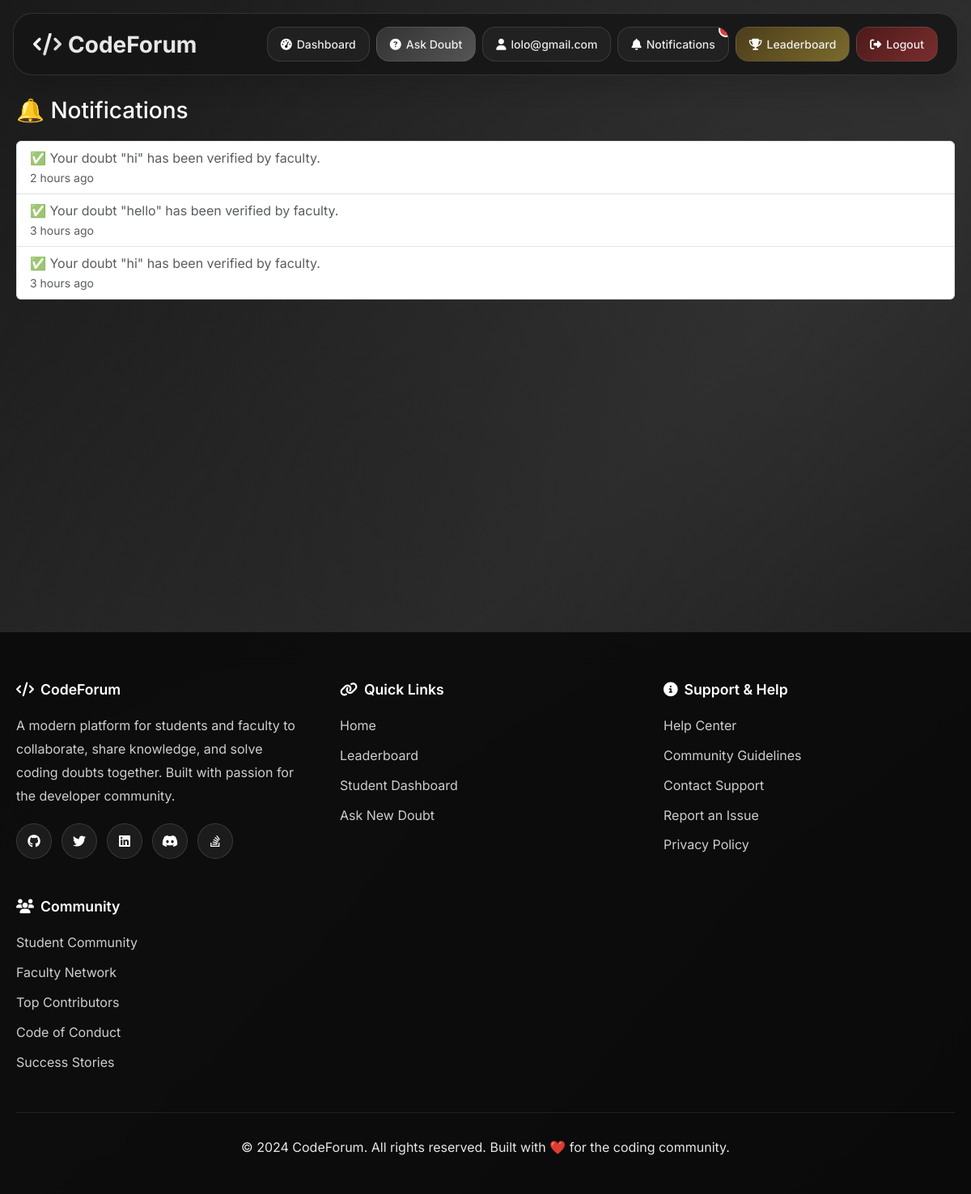
The app's page /notifications/ (signed in) with its own data.
### forum/models.py (models this page shows, shortened)
class User(AbstractUser):
    ROLE_CHOICES = (
        ('student', 'Student'),
        ('faculty', 'Faculty'),
    )
    DEPARTMENT_CHOICES = (
        ('CSE', 'CSE'),
        ('ECE', 'ECE'),
        ('ME', 'Mechanical'),
        ('CE', 'Civil'),
        ('EE', 'Electrical'),
    )
    YEAR_CHOICES = (
        (1, '1st Year'),
        (2, '2nd Year'),
        (3, '3rd Year'),
        (4, '4th Year'),
    )
    role = models.CharField(max_length=10, choices=ROLE_CHOICES)
    department = models.CharField(max_length=20, choices=DEPARTMENT_CHOICES)
    year = models.PositiveSmallIntegerField(choices=YEAR_CHOICES, null=True, blank=True)
    github_url = models.URLField(blank=True, null=True)
    is_verified_faculty = models.BooleanField(default=False)

class Notification(models.Model):
    user = models.ForeignKey(settings.AUTH_USER_MODEL, on_delete=models.CASCADE, related_name='notifications')
    message = models.TextField()
    created_at = models.DateTimeField(auto_now_add=True)
    is_read = models.BooleanField(default=False)

### forum/views.py (the view)
# urls.py: path('notifications/', views.notifications_view, name='notifications'),
@login_required
def notifications_view(request):
    notifications = request.user.notifications.order_by('-created_at')
    notifications.update(is_read=True)
    return render(request, 'forum/notifications.html', {'notifications': notifications})

### forum/templates/forum/notifications.html
{% extends 'forum/base.html' %}
{% load humanize %}
{% block content %}
<h3>🔔 Notifications</h3>
<ul class="list-group">
    {% for note in notifications %}
    <li class="list-group-item {{ note.is_read|yesno:'text-muted,text-dark' }}">
        {{ note.message }} <br>
        <small class="text-muted">{{ note.created_at|naturaltime }}</small>
    </li>
    {% empty %}
    <li class="list-group-item">No notifications yet.</li>
    {% endfor %}
</ul>
{% endblock %}

### forum/templates/forum/base.html (shortened to what this page needs)
<!DOCTYPE html>
<html lang="en">
<head>
    <link href="https://cdn.jsdelivr.net/npm/bootstrap@5.3.2/dist/css/bootstrap.min.css" rel="stylesheet">
    <link href="https://cdnjs.cloudflare.com/ajax/libs/font-awesome/6.4.0/css/all.min.css" rel="stylesheet">
</head>
<body>
    <nav class="modern-navbar fade-in">
        <div class="navbar-content">
            <a class="navbar-brand" href="{% url 'home' %}">
                <i class="fas fa-code"></i>
                <span>CodeForum</span>
            </a>
            <div class="navbar-actions" id="navbarActions">
                {% if user.is_authenticated %}
                    {% if user.role == "student" %}
                        <a href="{% url 'student_dashboard' %}" class="modern-btn btn-outline">
                            <i class="fas fa-tachometer-alt"></i>
                            <span>Dashboard</span>
                        </a>
                        <a href="{% url 'ask_doubt' %}" class="modern-btn btn-primary">
                            <i class="fas fa-question-circle"></i>
                            <span>Ask Doubt</span>
                        </a>
                        <a href="{% url 'student_profile' user.username %}" class="modern-btn btn-outline">
                            <i class="fas fa-user"></i>
                            <span>{{ user.username }}</span>
                        </a>
                        <a href="{% url 'notifications' %}" class="modern-btn btn-outline btn-with-badge">
                            <i class="fas fa-bell"></i>
                            <span>Notifications</span>
                            <span id="notif-count" class="notification-badge" style="display: none;">0</span>
                        </a>
                    {% endif %}
                    <a href="{% url 'leaderboard' %}" class="modern-btn btn-warning">
                        <i class="fas fa-trophy"></i>
                        <span>Leaderboard</span>
                    </a>
                    <form method="POST" action="{% url 'logout' %}" style="display: inline;">
                        <button type="submit" class="modern-btn btn-danger">
                            <i class="fas fa-sign-out-alt"></i>
                            <span>Logout</span>
                        </button>
                    </form>
                {% endif %}
            </div>
        </div>
    </nav>
    <div class="main-content">
        <div class="content-wrapper">
            {% block content %}{% endblock %}
        </div>
    </div>
    <footer class="modern-footer">
        <div class="footer-content">
            <div class="footer-grid">
                <div class="footer-section slide-in">
                    <h4>
                        <i class="fas fa-code"></i>
                        CodeForum
                    </h4>
                    <p>A modern platform for students and faculty to collaborate, share knowledge, and solve coding doubts together. Built with passion for the developer community.</p>
                    <div class="social-links">
                        <a href="#" title="GitHub">
                            <i class="fab fa-github"></i>
                        </a>
                        <a href="#" title="Twitter">
                            <i class="fab fa-twitter"></i>
                        </a>
                        <a href="#" title="LinkedIn">
                            <i class="fab fa-linkedin"></i>
                        </a>
                        <a href="#" title="Discord">
                            <i class="fab fa-discord"></i>
                        </a>
                        <a href="#" title="Stack Overflow">
                            <i class="fab fa-stack-overflow"></i>
                        </a>
                    </div>
                </div>
                <div class="footer-section slide-in">
                    <h4>
                        <i class="fas fa-link"></i>
                        Quick Links
                    </h4>
                    <p><a href="{% url 'home' %}">Home</a></p>
                    <p><a href="{% url 'leaderboard' %}">Leaderboard</a></p>
                    {% if user.is_authenticated %}
                        {% if user.role == "student" %}
                            <p><a href="{% url 'student_dashboard' %}">Student Dashboard</a></p>
                            <p><a href="{% url 'ask_doubt' %}">Ask New Doubt</a></p>
                        {% elif user.role == "faculty" %}
                            <p><a href="{% url 'faculty_dashboard' %}">Faculty Dashboard</a></p>
                        {% endif %}
                    {% else %}
                        <p><a href="{% url 'login' %}">Login</a></p>
                        <p><a href="{% url 'signup' %}">Sign Up</a></p>
                    {% endif %}
                </div>
                <div class="footer-section slide-in">
                    <h4>
                        <i class="fas fa-info-circle"></i>
                        Support & Help
                    </h4>
                    <p><a href="#">Help Center</a></p>
                    <p><a href="#">Community Guidelines</a></p>
                    <p><a href="#">Contact Support</a></p>
                    <p><a href="#">Report an Issue</a></p>
                    <p><a href="#">Privacy Policy</a></p>
                </div>
                <div class="footer-section slide-in">
                    <h4>
                        <i class="fas fa-users"></i>
                        Community
                    </h4>
                    <p><a href="#">Student Community</a></p>
                    <p><a href="#">Faculty Network</a></p>
                    <p><a href="#">Top Contributors</a></p>
                    <p><a href="#">Code of Conduct</a></p>
                    <p><a href="#">Success Stories</a></p>
                </div>
            </div>
            <div class="footer-bottom">
                <p>&copy; 2024 CodeForum. All rights reserved. Built with ❤️ for the coding community.</p>
            </div>
        </div>
    </footer>
</body>
</html>

### records on screen
User: username "lolo@gmail.com"
Notification: message "✅ Your doubt \"hi\" has been verified by faculty.", created_at "2 hours ago"
Notification: message "✅ Your doubt \"hello\" has been verified by faculty.", created_at "3 hours ago"
Notification: message "✅ Your doubt \"hi\" has been verified by faculty.", created_at "3 hours ago"
